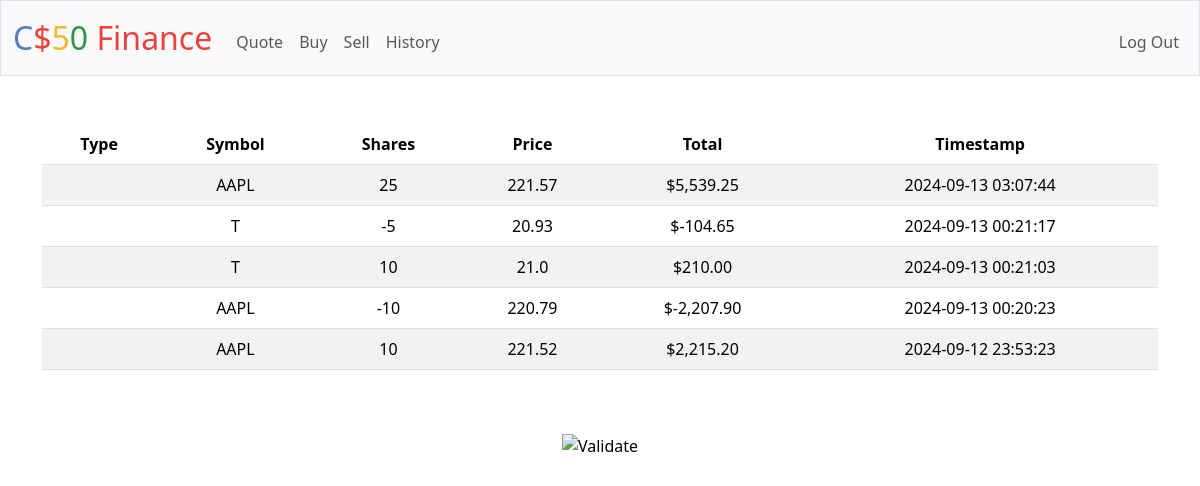
The page /history (signed in) on the database its author committed.
### tables this page shows
CREATE TABLE transactions (    id INTEGER PRIMARY KEY AUTOINCREMENT,    user_id INTEGER,    symbol TEXT,    shares INTEGER,    price REAL,    timestamp DATETIME DEFAULT CURRENT_TIMESTAMP,    FOREIGN KEY (user_id) REFERENCES users(id));

### app.py (the view)
@app.route("/history")
@login_required
def history():
    transactions = db.execute(
        "SELECT * FROM transactions WHERE user_id = :user_id ORDER BY timestamp DESC", user_id=session["user_id"])
    return render_template("history.html", transactions=transactions)

### app.py (called while the page is built)
@app.after_request
def after_request(response):
    response.headers["Cache-Control"] = "no-cache, no-store, must-revalidate"
    response.headers["Expires"] = 0
    response.headers["Pragma"] = "no-cache"
    return response

### helpers.py (called while the page is built)
def login_required(f):
    @wraps(f)
    def decorated_function(*args, **kwargs):
        if session.get("user_id") is None:
            return redirect("/login")
        return f(*args, **kwargs)
    return decorated_function

def usd(value):
    return f"${value:,.2f}"

### templates/history.html (shortened to what this page needs)
{% extends "layout.html" %}
{% block main %}
    <table class="table table-striped">
        <thead>
            <tr>
                <th>Type</th>
                <th>Symbol</th>
                <th>Shares</th>
                <th>Price</th>
                <th>Total</th>
                <th>Timestamp</th>
            </tr>
        </thead>
        <tbody>
            {% for transaction in transactions %}
                <tr>
                    <td>{{ transaction.type }}</td>
                    <td>{{ transaction.symbol }}</td>
                    <td>{{ transaction.shares }}</td>
                    <td>{{ (transaction.price) }}</td>
                    <td>{{ (transaction.shares * transaction.price)| usd }}</td>
                    <td>{{ transaction.timestamp }}</td>
                </tr>
            {% endfor %}
        </tbody>
    </table>
{% endblock %}

### templates/layout.html (shortened to what this page needs)
<!DOCTYPE html>
<html lang="en">
    <head>
        <link href="https://cdn.jsdelivr.net/npm/bootstrap@5.3.3/dist/css/bootstrap.min.css" rel="stylesheet">
        <link href="/static/styles.css" rel="stylesheet">
    </head>
    <body>
        <nav class="bg-light border navbar navbar-expand-md navbar-light">
            <div class="container-fluid">
                <a class="navbar-brand" href="/"><span class="blue">C</span><span class="red">$</span><span class="yellow">5</span><span class="green">0</span> <span class="red">Finance</span></a>
                <div class="collapse navbar-collapse" id="navbar">
                    {% if session["user_id"] %}
                        <ul class="navbar-nav me-auto mt-2">
                            <li class="nav-item"><a class="nav-link" href="/quote">Quote</a></li>
                            <li class="nav-item"><a class="nav-link" href="/buy">Buy</a></li>
                            <li class="nav-item"><a class="nav-link" href="/sell">Sell</a></li>
                            <li class="nav-item"><a class="nav-link" href="/history">History</a></li>
                        </ul>
                        <ul class="navbar-nav ms-auto mt-2">
                            <li class="nav-item"><a class="nav-link" href="/logout">Log Out</a></li>
                        </ul>
                    {% else %}
                        <ul class="navbar-nav ms-auto mt-2">
                            <li class="nav-item"><a class="nav-link" href="/register">Register</a></li>
                            <li class="nav-item"><a class="nav-link" href="/login">Log In</a></li>
                        </ul>
                    {% endif %}
                </div>
            </div>
        </nav>
        <main class="container py-5 text-center">
            {% block main %}{% endblock %}
        </main>
        <footer class="mb-5">
            <form action="https://validator.w3.org/check" class="text-center" enctype="multipart/form-data" method="post" target="_blank">
                <input alt="Validate" src="/static/I_heart_validator.png" type="image">
            </form>
        </footer>
    </body>
</html>

### static/styles.css (style rules this page uses)
nav .navbar-brand { font-size: xx-large; }
nav .navbar-brand .blue { color: #537fbe; }
nav .navbar-brand .red { color: #ea433b; }
nav .navbar-brand .yellow { color: #f5b82e; }
nav .navbar-brand .green { color: #2e944b; }

### rows shown on the page
transactions: price "221.57", (transaction.shares*transaction.price)|usd "$5,539.25"
transactions: price "20.93", (transaction.shares*transaction.price)|usd "$-104.65"
transactions: price "21.0", (transaction.shares*transaction.price)|usd "$210.00"
transactions: price "220.79", (transaction.shares*transaction.price)|usd "$-2,207.90"
transactions: price "221.52", (transaction.shares*transaction.price)|usd "$2,215.20"
